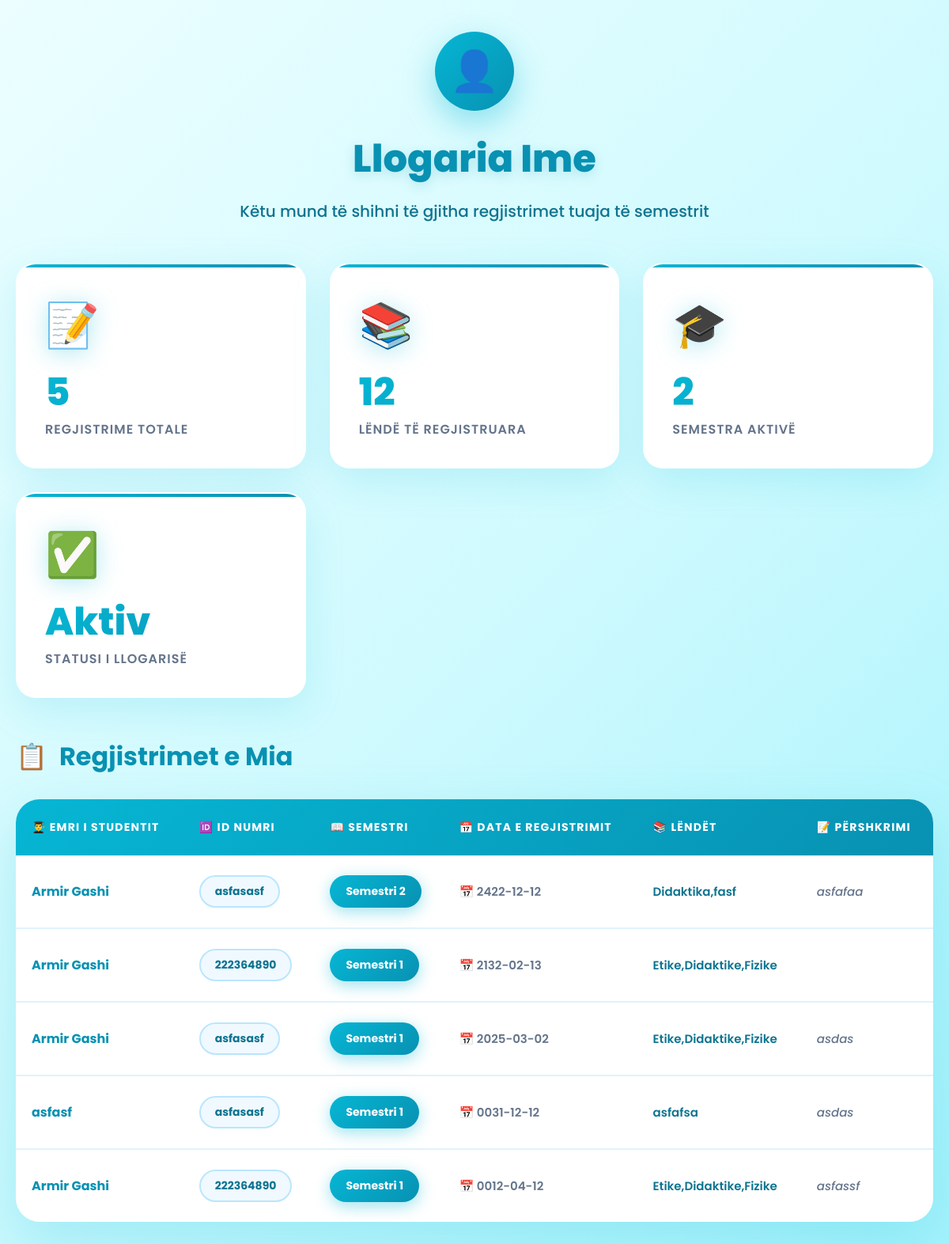
The page /LlogariaIme.php on the database its author committed.
### tables this page shows
CREATE TABLE `regjistrimi_semestrit` (
  `emri_studentit` varchar(100) NOT NULL,
  `numri_id` varchar(50) NOT NULL,
  `semestri` int(11) NOT NULL,
  `data_regjistrimit` date NOT NULL,
  `lendet` text NOT NULL,
  `pershkrimi` text NOT NULL
);

### LlogariaIme.php (the view, shortened to what this page needs)
<?php
$servername = "localhost";
$username = "root";
$password = "";
$dbname = "my_database";
$conn = new mysqli($servername, $username, $password, $dbname);
$sql = "SELECT * FROM regjistrimi_semestrit ORDER BY data_regjistrimit DESC";
$result = $conn->query($sql);
?>
<!DOCTYPE html>
<html lang="sq">
<head>
</head>
<body>
<div class="container">
    <div class="header-section">
        <div class="header-icon">👤</div>
        <h1>Llogaria Ime</h1>
        <p class="subtitle">Këtu mund të shihni të gjitha regjistrimet tuaja të semestrit</p>
    </div>
    <?php
    $total_registrations = $result->num_rows;
    $result->data_seek(0);
    $total_subjects = 0;
    $semesters = [];
    while($row = $result->fetch_assoc()) {
        $subjects = explode(',', $row["lendet"]);
        $total_subjects += count($subjects);
        $semesters[] = $row["semestri"];
    }
    $unique_semesters = count(array_unique($semesters));
    $result->data_seek(0);
    ?>
    <div class="stats-grid">
        <div class="stat-card">
            <span class="stat-icon">📝</span>
            <span class="stat-number"><?php echo $total_registrations; ?></span>
            <span class="stat-label">Regjistrime Totale</span>
        </div>
        <div class="stat-card">
            <span class="stat-icon">📚</span>
            <span class="stat-number"><?php echo $total_subjects; ?></span>
            <span class="stat-label">Lëndë të Regjistruara</span>
        </div>
        <div class="stat-card">
            <span class="stat-icon">🎓</span>
            <span class="stat-number"><?php echo $unique_semesters; ?></span>
            <span class="stat-label">Semestra Aktivë</span>
        </div>
        <div class="stat-card">
            <span class="stat-icon">✅</span>
            <span class="stat-number">Aktiv</span>
            <span class="stat-label">Statusi i Llogarisë</span>
        </div>
    </div>
    <div class="table-section">
        <h2 class="section-title">
            <span>📋</span> Regjistrimet e Mia
        </h2>
        <div class="table-wrapper">
            <?php if ($total_registrations > 0): ?>
                <table>
                    <thead>
                        <tr>
                            <th>👨‍🎓 Emri i Studentit</th>
                            <th>🆔 ID Numri</th>
                            <th>📖 Semestri</th>
                            <th>📅 Data e Regjistrimit</th>
                            <th>📚 Lëndët</th>
                            <th>📝 Përshkrimi</th>
                        </tr>
                    </thead>
                    <tbody>
                        <?php while($row = $result->fetch_assoc()): ?>
                            <tr>
                                <td><span class="student-name"><?php echo htmlspecialchars($row["emri_studentit"]); ?></span></td>
                                <td><span class="id-badge"><?php echo htmlspecialchars($row["numri_id"]); ?></span></td>
                                <td><span class="semester-badge">Semestri <?php echo htmlspecialchars($row["semestri"]); ?></span></td>
                                <td><span class="date-text">📅 <?php echo htmlspecialchars($row["data_regjistrimit"]); ?></span></td>
                                <td><span class="subjects-list"><?php echo htmlspecialchars($row["lendet"]); ?></span></td>
                                <td><span class="description-text"><?php echo htmlspecialchars($row["pershkrimi"]); ?></span></td>
                            </tr>
                        <?php endwhile; ?>
                    </tbody>
                </table>
            <?php endif; ?>
        </div>
    </div>
</div>
</body>
</html>

### LlogariaIme.php (style rules this page uses)
* { margin: 0; padding: 0; box-sizing: border-box; font-family: 'Poppins', sans-serif; }
body { background: linear-gradient(135deg, #ecfeff 0%, #cffafe 50%, #a5f3fc 100%); min-height: 100vh; padding: 40px 20px; }
.container { max-width: 1500px; margin: 0 auto; }
.header-section { text-align: center; margin-bottom: 50px; animation: fadeInDown 0.8s ease-out; }
.header-icon { width: 100px; height: 100px; background: linear-gradient(135deg, #06b6d4 0%, #0891b2 100%); border-radius: 50%; display: flex; align-items: center; justify-content: center; font-size: 50px; margin: 0 auto 25px; box-shadow: 0 15px 40px rgba(6, 182, 212, 0.4); animation: pulse 3s infinite; }
h1 { color: #0891b2; font-size: 48px; font-weight: 800; margin-bottom: 15px; text-shadow: 0 4px 15px rgba(8, 145, 178, 0.2); }
.subtitle { color: #0e7490; font-size: 20px; font-weight: 500; }
.stats-grid { display: grid; grid-template-columns: repeat(auto-fit, minmax(280px, 1fr)); gap: 30px; margin-bottom: 50px; animation: fadeIn 1s ease-out 0.3s both; }
.stat-card { background: white; padding: 35px; border-radius: 25px; box-shadow: 0 15px 50px rgba(6, 182, 212, 0.15); transition: all 0.4s cubic-bezier(0.175, 0.885, 0.32, 1.275); border: 2px solid transparent; position: relative; overflow: hidden; }
.stat-card::before { content: ''; position: absolute; top: 0; left: 0; width: 100%; height: 4px; background: linear-gradient(90deg, #06b6d4, #0891b2); }
.stat-icon { font-size: 55px; margin-bottom: 20px; display: block; filter: drop-shadow(0 4px 15px rgba(6, 182, 212, 0.3)); }
.stat-number { font-size: 48px; font-weight: 800; background: linear-gradient(135deg, #06b6d4 0%, #0891b2 100%); -webkit-background-clip: text; -webkit-text-fill-color: transparent; background-clip: text; display: block; margin-bottom: 10px; line-height: 1; }
.stat-label { color: #64748b; font-size: 16px; font-weight: 600; text-transform: uppercase; letter-spacing: 1px; }
.table-section { animation: slideUp 1s ease-out 0.6s both; }
.section-title { color: #0891b2; font-size: 32px; font-weight: 700; margin-bottom: 30px; display: flex; align-items: center; gap: 15px; }
.table-wrapper { background: white; border-radius: 30px; overflow: hidden; box-shadow: 0 25px 70px rgba(6, 182, 212, 0.2); }
table { width: 100%; border-collapse: collapse; }
thead { background: linear-gradient(135deg, #06b6d4 0%, #0891b2 100%); }
th { padding: 25px 20px; text-align: left; color: white; font-weight: 700; text-transform: uppercase; font-size: 14px; letter-spacing: 1.2px; }
tbody tr { border-bottom: 2px solid #e0f2fe; transition: all 0.3s ease; }
tbody tr:last-child { border-bottom: none; }
td { padding: 25px 20px; color: #475569; font-size: 15px; font-weight: 500; }
.student-name { color: #0891b2; font-weight: 700; font-size: 16px; }
.id-badge { background: #f0f9ff; color: #0e7490; padding: 8px 18px; border-radius: 25px; font-weight: 700; font-size: 14px; display: inline-block; border: 2px solid #bae6fd; }
.semester-badge { background: linear-gradient(135deg, #06b6d4 0%, #0891b2 100%); color: white; padding: 10px 20px; border-radius: 25px; font-weight: 700; font-size: 14px; display: inline-block; box-shadow: 0 5px 20px rgba(6, 182, 212, 0.4); }
.date-text { color: #64748b; font-weight: 600; display: flex; align-items: center; gap: 8px; }
.subjects-list { color: #0e7490; font-weight: 600; line-height: 1.6; }
.description-text { color: #64748b; font-style: italic; max-width: 250px; overflow: hidden; text-overflow: ellipsis; white-space: nowrap; }

### rows shown on the page
regjistrimi_semestrit: emri_studentit "Armir Gashi", numri "asfasasf", semestri "2", data_regjistrimit "2422-12-12", lendet "Didaktika,fasf", pershkrimi "asfafaa"
regjistrimi_semestrit: emri_studentit "Armir Gashi", numri "222364890", semestri "1", data_regjistrimit "2132-02-13", lendet "Etike,Didaktike,Fizike"
regjistrimi_semestrit: emri_studentit "Armir Gashi", numri "asfasasf", semestri "1", data_regjistrimit "2025-03-02", lendet "Etike,Didaktike,Fizike", pershkrimi "asdas"
regjistrimi_semestrit: emri_studentit "asfasf", numri "asfasasf", semestri "1", data_regjistrimit "0031-12-12", lendet "asfafsa", pershkrimi "asdas"
regjistrimi_semestrit: emri_studentit "Armir Gashi", numri "222364890", semestri "1", data_regjistrimit "0012-04-12", lendet "Etike,Didaktike,Fizike", pershkrimi "asfassf"

### other values the page prints
$total_registrations "5"
$total_subjects "12"
$unique_semesters "2"
